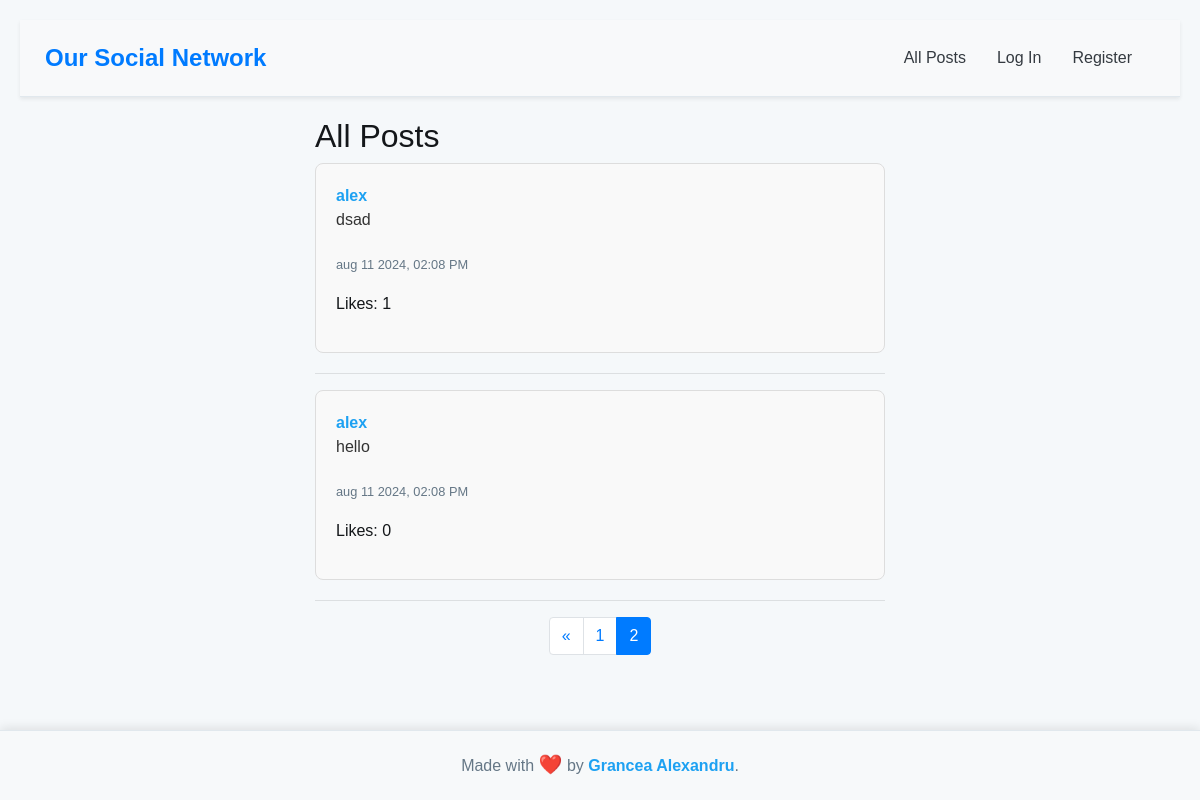
Page /?page=2 on the earlier database version.
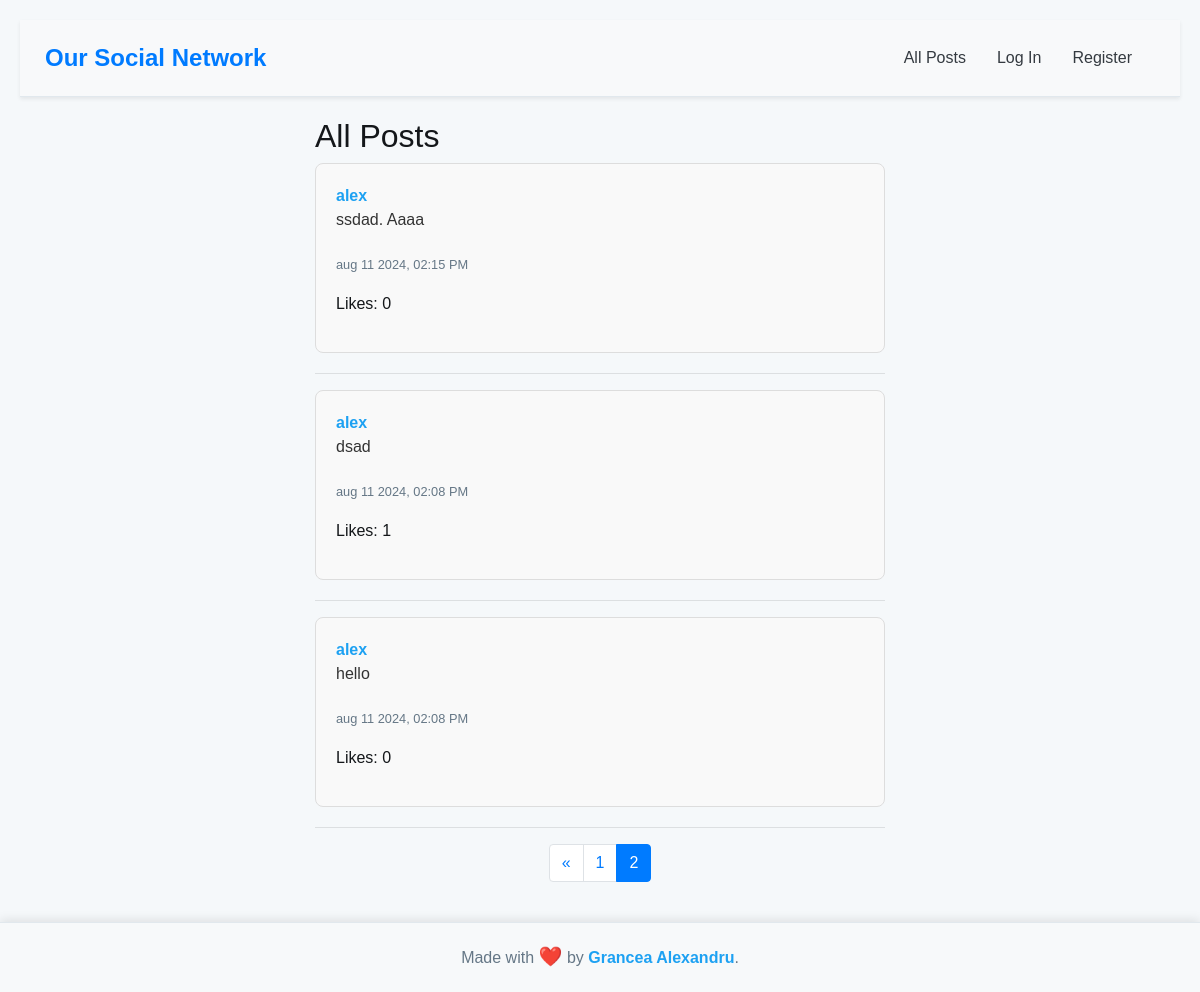
Same page on the later database version.
### network/models.py (models this page shows, shortened)
class Post(models.Model):
    user = models.ForeignKey(User, on_delete=models.CASCADE, related_name="posts")
    content = models.TextField(blank=True)
    timestamp = models.DateTimeField(auto_now_add=True)
    likes = models.ManyToManyField(User, related_name="liked_posts")

class User(AbstractUser):
    followers = models.ManyToManyField("self", blank=True, symmetrical=False, related_name="following")

### network/views.py (the view)
# urls.py: path("", views.index, name="index"),
def index(request):
    posts = Post.objects.all().order_by('-timestamp')
    paginator = Paginator(posts, 10)
    page_number = request.GET.get('page')
    page_obj = paginator.get_page(page_number)
    return render(request, 'network/index.html', {
        'page_obj': page_obj
    })

### network/templates/network/index.html (shortened to what this page needs)
{% extends "network/layout.html" %}
{% block body %}
    <h2>All Posts</h2>
    {% for post in page_obj %}
        <div class="post" id="post-{{ post.id }}">
            <a href="{% url 'profile' post.user.username %}">{{ post.user }}</a>
            <p class="post-content">{{ post.content }}</p>
            <p><small>{{ post.timestamp|date:"b d Y, h:i A" }}</small></p>
            <p class="likes-count">Likes: {{ post.likes.count }}</p>
        </div>
        <hr>
    {% endfor %}
    <nav aria-label="Page navigation">
        <ul class="pagination justify-content-center">
            {% if page_obj.has_previous %}
                <li class="page-item">
                    <a class="page-link" href="?page={{ page_obj.previous_page_number }}" aria-label="Previous">
                        <span aria-hidden="true">&laquo;</span>
                    </a>
                </li>
            {% endif %}
            {% for num in page_obj.paginator.page_range %}
                <li class="page-item {% if page_obj.number == num %}active{% endif %}">
                    <a class="page-link" href="?page={{ num }}">{{ num }}</a>
                </li>
            {% endfor %}
        </ul>
    </nav>
{% endblock %}

Differences in the rows shown:
now on this page (row edited): Post: user "alex", content "ssdad. Aaaa", timestamp "aug 11 2024, 02:15 PM", likes.count "0"
